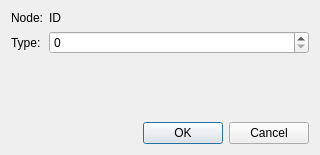
<?xml version="1.0" encoding="UTF-8"?>
<ui version="4.0">
 <class>TagGroupDialog</class>
 <widget class="QDialog" name="TagGroupDialog">
  <property name="geometry">
   <rect>
    <x>0</x>
    <y>0</y>
    <width>320</width>
    <height>155</height>
   </rect>
  </property>
  <property name="windowTitle">
   <string>Create TagGroup</string>
  </property>
  <layout class="QVBoxLayout" name="verticalLayout">
   <item>
    <layout class="QFormLayout" name="formLayout">
     <item row="0" column="0">
      <widget class="QLabel" name="nodeLabel">
       <property name="text">
        <string>Node:</string>
       </property>
      </widget>
     </item>
     <item row="0" column="1">
      <widget class="QLabel" name="nodeIDLabel">
       <property name="text">
        <string>ID</string>
       </property>
      </widget>
     </item>
     <item row="1" column="0">
      <widget class="QLabel" name="tgTypeLabel">
       <property name="text">
        <string>Type:</string>
       </property>
      </widget>
     </item>
     <item row="1" column="1">
      <widget class="QSpinBox" name="tgTypeSpinBox"/>
     </item>
    </layout>
   </item>
   <item>
    <widget class="QDialogButtonBox" name="buttonBox">
     <property name="orientation">
      <enum>Qt::Horizontal</enum>
     </property>
     <property name="standardButtons">
      <set>QDialogButtonBox::Cancel|QDialogButtonBox::Ok</set>
     </property>
    </widget>
   </item>
  </layout>
 </widget>
 <resources/>
 <connections>
  <connection>
   <sender>buttonBox</sender>
   <signal>accepted()</signal>
   <receiver>TagGroupDialog</receiver>
   <slot>accept()</slot>
   <hints>
    <hint type="sourcelabel">
     <x>248</x>
     <y>254</y>
    </hint>
    <hint type="destinationlabel">
     <x>157</x>
     <y>274</y>
    </hint>
   </hints>
  </connection>
  <connection>
   <sender>buttonBox</sender>
   <signal>rejected()</signal>
   <receiver>TagGroupDialog</receiver>
   <slot>reject()</slot>
   <hints>
    <hint type="sourcelabel">
     <x>316</x>
     <y>260</y>
    </hint>
    <hint type="destinationlabel">
     <x>286</x>
     <y>274</y>
    </hint>
   </hints>
  </connection>
 </connections>
</ui>
